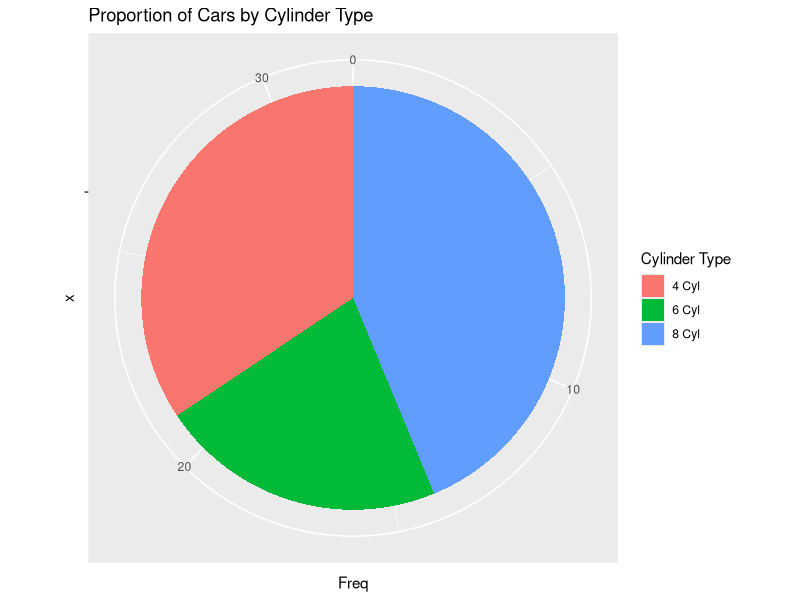

Source code (R):
library(ggplot2)

mtcars_cyl <- as.data.frame(table(mtcars$cyl))

ggplot(mtcars_cyl, aes(x="", y=Freq, fill=as.factor(Var1))) +
  geom_bar(stat="identity", width=1) +
  coord_polar("y", start=0) +
  labs(title="Proportion of Cars by Cylinder Type", fill="Cylinder Type") +
  scale_fill_discrete(name="Cylinder Type", labels=c("4 Cyl", "6 Cyl", "8 Cyl"))
